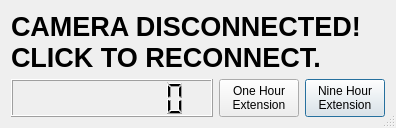
<?xml version="1.0" encoding="UTF-8"?>
<ui version="4.0">
 <class>Dialog</class>
 <widget class="QDialog" name="Dialog">
  <property name="geometry">
   <rect>
    <x>0</x>
    <y>0</y>
    <width>396</width>
    <height>128</height>
   </rect>
  </property>
  <property name="windowTitle">
   <string>Dialog</string>
  </property>
  <property name="sizeGripEnabled">
   <bool>true</bool>
  </property>
  <layout class="QGridLayout" name="gridLayout">
   <item row="0" column="0" colspan="3">
    <widget class="QLabel" name="label">
     <property name="text">
      <string>&lt;!DOCTYPE HTML PUBLIC &quot;-//W3C//DTD HTML 4.0//EN&quot; &quot;http://www.w3.org/TR/REC-html40/strict.dtd&quot;&gt;
&lt;html&gt;&lt;head&gt;&lt;meta name=&quot;qrichtext&quot; content=&quot;1&quot; /&gt;&lt;style type=&quot;text/css&quot;&gt;
p, li { white-space: pre-wrap; }
&lt;/style&gt;&lt;/head&gt;&lt;body style=&quot; font-family:'Sans Serif'; font-size:9pt; font-weight:400; font-style:normal;&quot;&gt;
&lt;table border=&quot;0&quot; style=&quot;-qt-table-type: root; margin-top:4px; margin-bottom:4px; margin-left:4px; margin-right:4px;&quot;&gt;
&lt;tr&gt;
&lt;td style=&quot;border: none;&quot;&gt;
&lt;p style=&quot; margin-top:0px; margin-bottom:0px; margin-left:0px; margin-right:0px; -qt-block-indent:0; text-indent:0px;&quot;&gt;&lt;span style=&quot; font-size:20pt; font-weight:600;&quot;&gt;CAMERA DISCONNECTED!&lt;/span&gt;&lt;/p&gt;
&lt;p style=&quot; margin-top:0px; margin-bottom:0px; margin-left:0px; margin-right:0px; -qt-block-indent:0; text-indent:0px;&quot;&gt;&lt;span style=&quot; font-size:20pt; font-weight:600;&quot;&gt;CLICK TO RECONNECT.&lt;/span&gt;&lt;/p&gt;&lt;/td&gt;&lt;/tr&gt;&lt;/table&gt;&lt;/body&gt;&lt;/html&gt;</string>
     </property>
    </widget>
   </item>
   <item row="1" column="0">
    <widget class="QLCDNumber" name="TimeDisplay">
     <property name="sizePolicy">
      <sizepolicy hsizetype="Expanding" vsizetype="Expanding">
       <horstretch>0</horstretch>
       <verstretch>0</verstretch>
      </sizepolicy>
     </property>
     <property name="numDigits">
      <number>8</number>
     </property>
    </widget>
   </item>
   <item row="1" column="1">
    <widget class="QPushButton" name="hour1">
     <property name="sizePolicy">
      <sizepolicy hsizetype="Preferred" vsizetype="Expanding">
       <horstretch>0</horstretch>
       <verstretch>0</verstretch>
      </sizepolicy>
     </property>
     <property name="text">
      <string>One Hour
Extension</string>
     </property>
     <property name="shortcut">
      <string/>
     </property>
     <property name="autoDefault">
      <bool>true</bool>
     </property>
     <property name="default">
      <bool>true</bool>
     </property>
    </widget>
   </item>
   <item row="1" column="2">
    <widget class="QPushButton" name="hour9">
     <property name="sizePolicy">
      <sizepolicy hsizetype="Preferred" vsizetype="Expanding">
       <horstretch>0</horstretch>
       <verstretch>0</verstretch>
      </sizepolicy>
     </property>
     <property name="text">
      <string>Nine Hour
Extension</string>
     </property>
     <property name="shortcut">
      <string/>
     </property>
     <property name="autoDefault">
      <bool>true</bool>
     </property>
     <property name="default">
      <bool>true</bool>
     </property>
    </widget>
   </item>
  </layout>
 </widget>
 <layoutdefault spacing="6" margin="11"/>
 <resources/>
 <connections/>
</ui>
